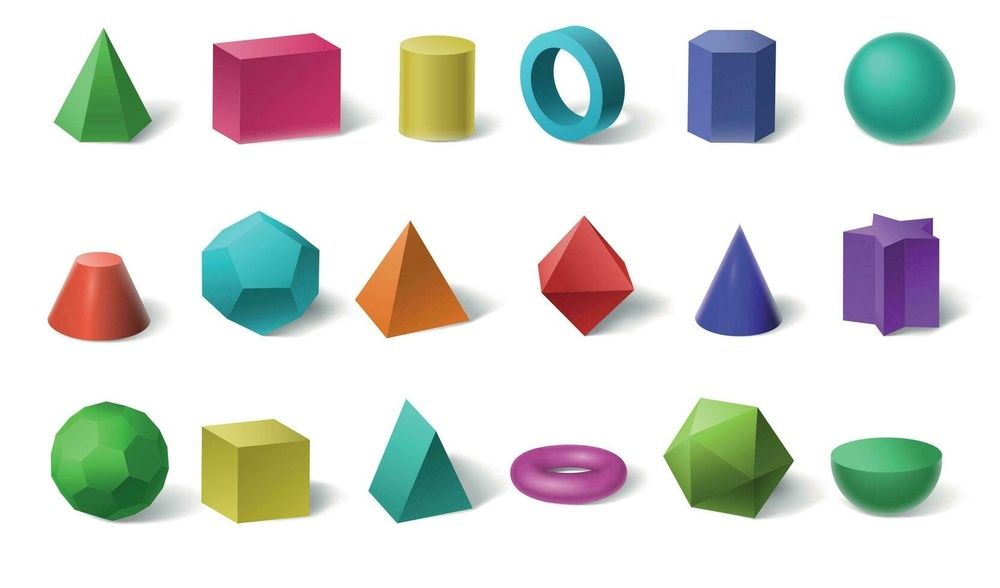
#> input picture Project_3. Color based object segmentation/shapes.jpg, 1000 x 588 px, shrunk from 1666 x 980 before the run
$ jupyter execute 'Color based object segmentation.ipynb'
#> lines starting #> are read from the running program, lines starting #| are printed output that depends on the picture; after the words box and inside, x2 and y2 are one past the last pixel; in counts of white or black regions, pixels touching at a corner belong together
[cell 1]
import cv2
import numpy as np

[cell 2]
image = cv2.imread("shapes.jpg")
#> image is the input picture: shape (588, 1000, 3); mean B, G, R 214.9, 219.4, 216.5
hsv = cv2.cvtColor(image, cv2.COLOR_BGR2HSV)
#> hsv: shape (588, 1000, 3); mean H, S, V 29.7, 40.9, 229.9

[cell 3]
# isolate green color

lower = np.array([35,50,40])
upper = np.array([85,255,255])

[cell 4]
# mask
mask = cv2.inRange(hsv, lower, upper)
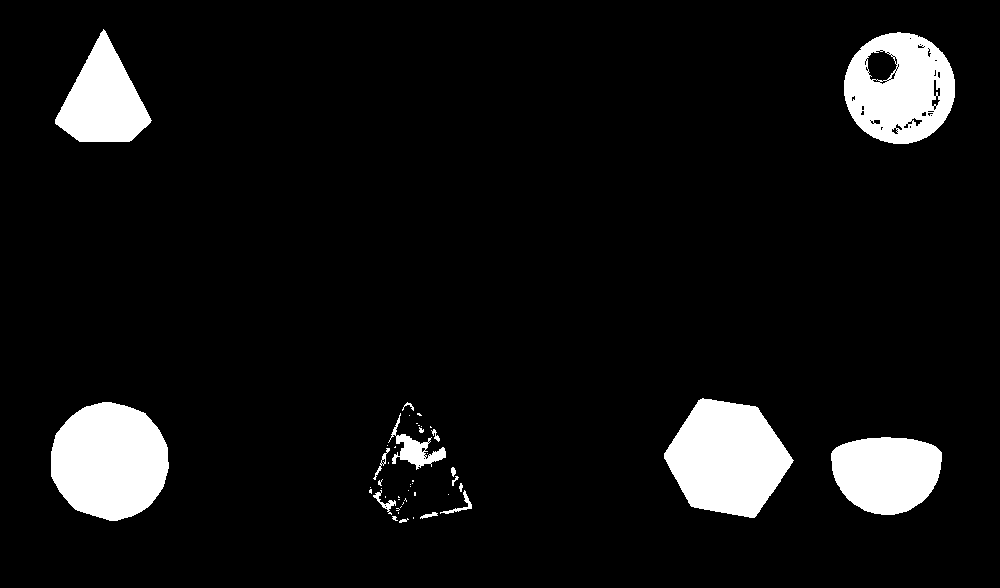
#> mask: shape (588, 1000); 7.6% white; 48 white regions (31 under 20 px), largest, box (x1, y1, x2, y2) and area: (51, 402, 169, 521) 10903, (664, 398, 794, 518) 10623, (844, 32, 955, 144) 8695

[cell 5]
kernel = np.ones((5,5), np.uint8)
mask = cv2.morphologyEx(mask, cv2.MORPH_OPEN, kernel)
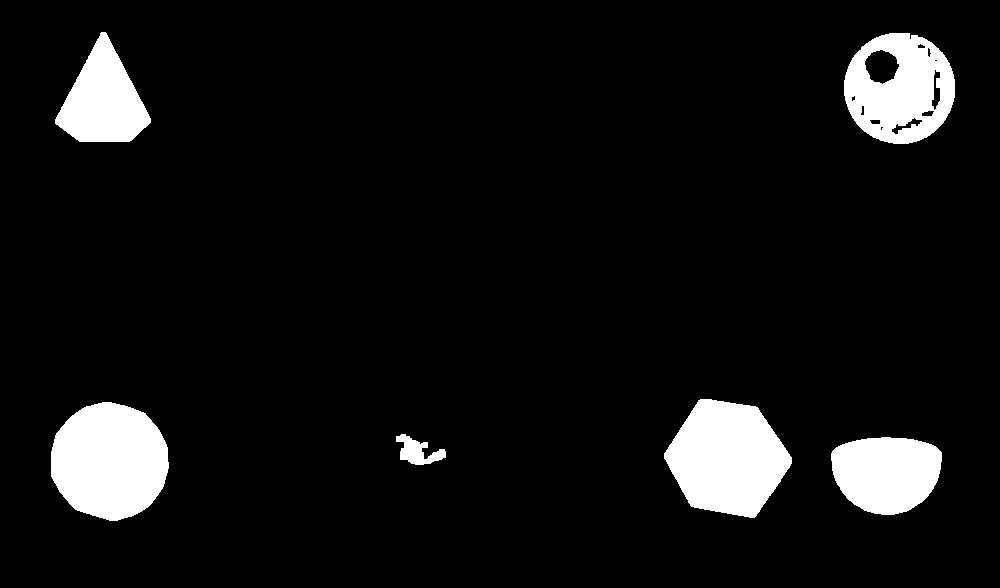
#> mask: shape (588, 1000); 7.4% white; 6 white regions, box (x1, y1, x2, y2) and area: (51, 402, 169, 521) 10903, (664, 399, 792, 518) 10616, (844, 33, 955, 144) 8457, (831, 437, 942, 515) 6836, (55, 32, 151, 142) 6121, (396, 434, 446, 465) 786
mask = cv2.morphologyEx(mask, cv2.MORPH_CLOSE, kernel)
#> mask: shape (588, 1000); 7.5% white; 6 white regions, box (x1, y1, x2, y2) and area: (51, 402, 169, 521) 10903, (664, 399, 792, 518) 10616, (844, 33, 955, 144) 8794, (831, 437, 942, 515) 6836, (55, 32, 151, 142) 6121, (396, 434, 446, 465) 809

result = cv2.bitwise_and(image, image, mask)
